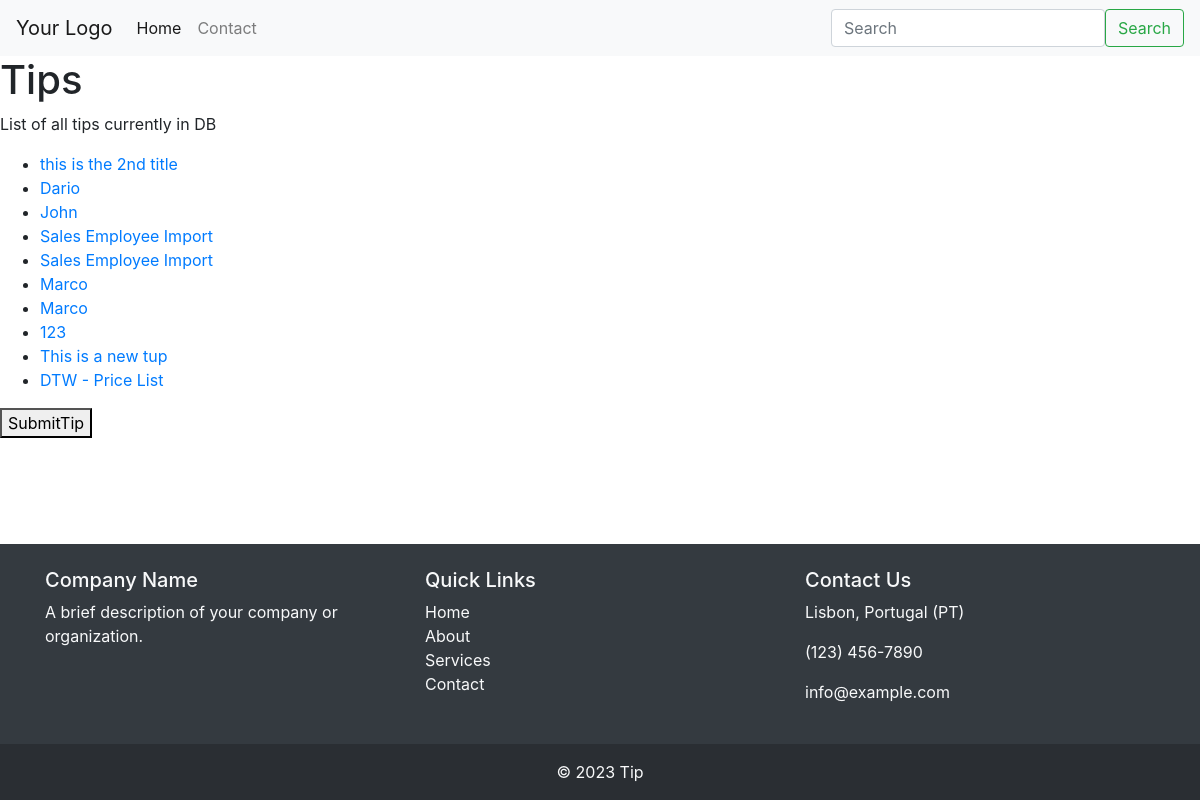
Before: / with the older database file.
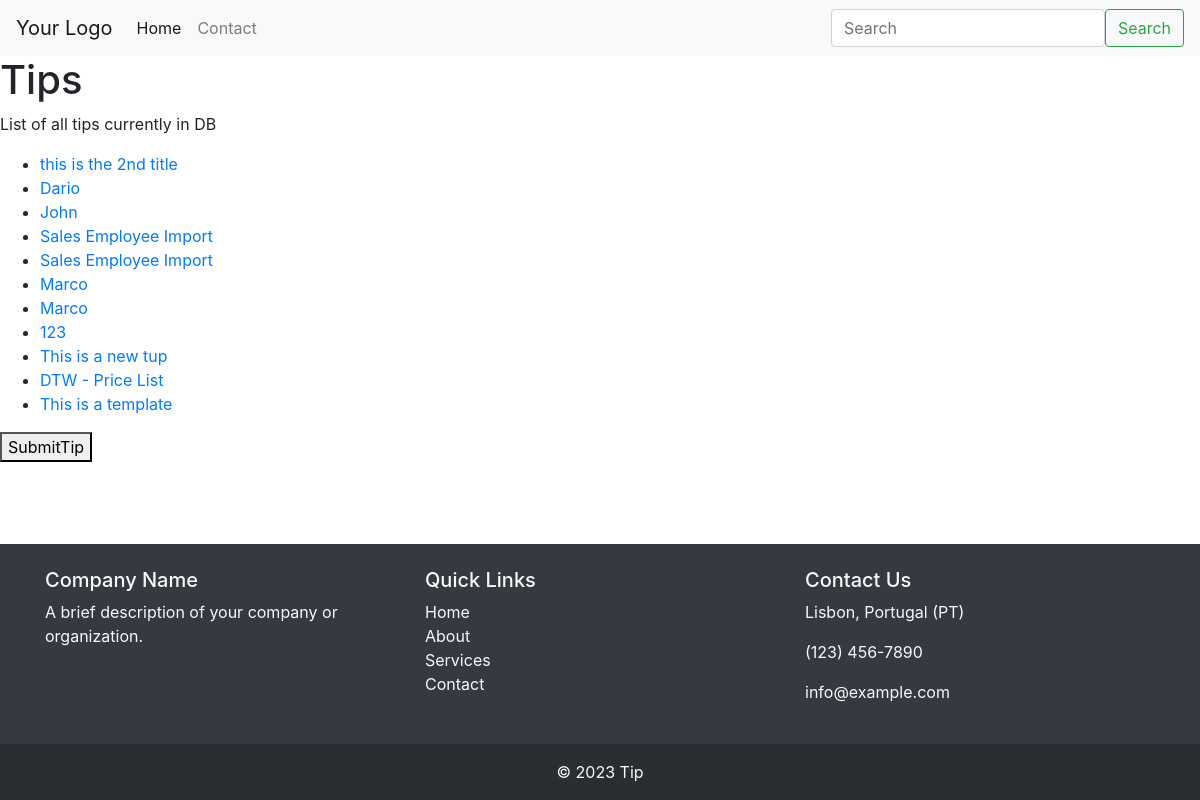
After: the same page with the newer database file.
### main/models.py (models this page shows)
class Tip(models.Model):
    title = models.CharField(max_length=100)
    details = models.CharField(max_length=500)
    CHOICES = [
        ('DTW','Data Transfer Workbench'),
        ('B1Up','Boyum B1Up')
    ]
    category = models.CharField(max_length=100, choices=CHOICES)
    file_attachment = models.FileField(upload_to='main/attachments/')
    created_at = models.DateTimeField(auto_now_add=True)

### main/views.py (the view)
# urls.py: path("", views.index, name="index"),
def index(request):
     objects = Tip.objects.all()
     return render(request, 'main/index.html', {'objects': objects})

### main/templates/main/index.html (shortened to what this page needs)
<!DOCTYPE html>
<html>
    {% extends "base.html" %}
    {% block content %}
<head>
</head>
<body>
    <h1>Tips</h1>
    <p>List of all tips currently in DB</p>
    <ul>
        {% for object in objects %}
            <li>
                <a href="{% url 'object_detail' object.pk %}">{{ object.title }}</a>
            </li>
        {% endfor %}
    </ul>
    <button id="tipcreate" type="button">SubmitTip</button>
</body>
  {% endblock %}

Changed rows visible on the page:
added Tip: title "This is a template"
